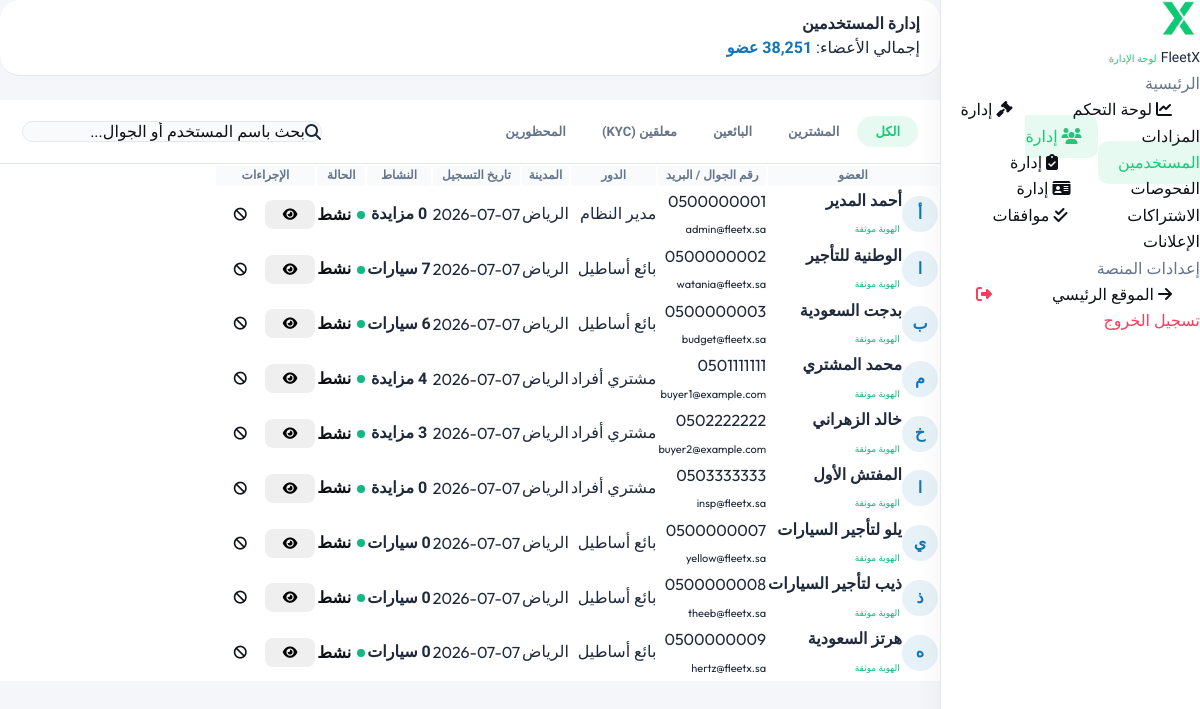
The page /admin/users.php (signed in) on the database its author committed.
### tables this page shows
CREATE TABLE IF NOT EXISTS `users` (
  `id`            INT AUTO_INCREMENT PRIMARY KEY,
  `full_name`     VARCHAR(120) NOT NULL,
  `mobile`        VARCHAR(20) NOT NULL UNIQUE,
  `email`         VARCHAR(150) UNIQUE,
  `password_hash` VARCHAR(255),
  `role`          ENUM('buyer','seller','inspector','admin') NOT NULL DEFAULT 'buyer',
  `national_id`   VARCHAR(20),
  `city`          VARCHAR(60),
  `nafath_verified` TINYINT(1) DEFAULT 0,
  `sanad_limit`   DECIMAL(12,2) DEFAULT 0.00 COMMENT 'Sanad promissory note bidding limit',
  `is_active`     TINYINT(1) DEFAULT 1,
  `wallet_balance` DECIMAL(12,2) DEFAULT 0.00,
  `created_at`    TIMESTAMP DEFAULT CURRENT_TIMESTAMP,
  `updated_at`    TIMESTAMP DEFAULT CURRENT_TIMESTAMP ON UPDATE CURRENT_TIMESTAMP,
  INDEX `idx_mobile` (`mobile`),
  INDEX `idx_role`   (`role`)
);

### config.php (called while the page is built, shortened)
<?php
try {
    $conn = new mysqli(DB_HOST, DB_USER, DB_PASS, DB_NAME);
    if ($conn->connect_error) {
        $db_connected = false;
        $db_error_msg = 'خطأ الاتصال: ' . $conn->connect_error;
    } else {
        $db_connected = true;
    }
} catch (Throwable $e) {
    $db_connected = false;
    $db_error_msg = 'استثناء الاتصال: ' . $e->getMessage();
}
function sanitize($data) {
    return htmlspecialchars(trim($data ?? ''), ENT_QUOTES, 'UTF-8');
}
?>

### admin/users.php (the view, shortened to what this page needs)
<?php
require_once '../config.php';
$total_users_count = 38247;
if ($db_connected) {
    $res_cnt = $conn->query("SELECT COUNT(*) FROM users");
    if ($res_cnt) {
        $db_cnt = intval($res_cnt->fetch_row()[0]);
        if ($db_cnt > 5) {
            $total_users_count += ($db_cnt - 5);
        }
    }
}
$users_list = [];
if ($db_connected) {
    $sql_users = "SELECT u.*,
                  (SELECT COUNT(*) FROM bids b WHERE b.user_id = u.id) AS bids_count,
                  (SELECT COUNT(*) FROM auctions a WHERE a.seller_id = u.id) AS list_count,
                  (SELECT SUM(current_price) FROM auctions a WHERE a.status = 'ended' AND (a.seller_id = u.id OR EXISTS(SELECT 1 FROM bids b WHERE b.auction_id = a.id AND b.user_id = u.id))) AS total_val
                  FROM users u
                  ORDER BY u.created_at DESC";
    $res_users = $conn->query($sql_users);
    if ($res_users && $res_users->num_rows > 0) {
        while ($row = $res_users->fetch_assoc()) {
            $row['phone'] = $row['mobile'] ?? '';
            $row['nid'] = $row['national_id'] ?? '';
            if (isset($row['is_active'])) {
                $row['status'] = $row['is_active'] ? 'active' : 'banned';
            } elseif (!isset($row['status'])) {
                $row['status'] = 'active';
            }
            $users_list[] = $row;
        }
    }
}
$admin_active = 'users';
?>
<!DOCTYPE html>
<html lang="ar" dir="rtl">
<head>
<?php include __DIR__ . '/head.inc.php'; ?>
</head>
<body class="admin-body">
<?php include __DIR__ . '/sidebar.inc.php'; ?>
<main class="admin-content">
  <div class="admin-topbar" style="background:#FFFFFF;border-bottom:1px solid var(--navy-mid)">
    <div style="display:flex;align-items:center;gap:var(--space-4)">
      <h2 style="font-size:var(--font-size-xl);color:#1E293B">إدارة المستخدمين</h2>
    </div>
    <div style="font-size:var(--font-size-sm);color:var(--gray-500)">
      إجمالي الأعضاء: <span style="font-weight:800;color:#0F75BC"><?php echo number_format($total_users_count); ?> عضو</span>
    </div>
  </div>
  <div class="admin-table-wrapper" style="margin-bottom:var(--space-6);background:#FFFFFF;border:1px solid var(--navy-mid)">
    <div class="tabs-row">
      <div style="display:flex;gap:var(--space-2)">
        <button class="user-tab-btn active" onclick="switchTab('all', this)">الكل</button>
        <button class="user-tab-btn" onclick="switchTab('buyer', this)">المشترين</button>
        <button class="user-tab-btn" onclick="switchTab('seller', this)">البائعين</button>
        <button class="user-tab-btn" onclick="switchTab('pending', this)">معلقين (KYC)</button>
        <button class="user-tab-btn" onclick="switchTab('banned', this)">المحظورين</button>
      </div>
      <div class="admin-search-bar" style="max-width:300px;background:#F8F9FA;border:1px solid var(--navy-mid)">
        <i class="fas fa-search" style="color:var(--gray-500)"></i>
        <input type="text" placeholder="بحث باسم المستخدم أو الجوال..." id="user-search" oninput="filterUsers()">
      </div>
    </div>
    <table class="admin-table" role="table">
      <thead>
        <tr>
          <th>العضو</th>
          <th>رقم الجوال / البريد</th>
          <th>الدور</th>
          <th>المدينة</th>
          <th>تاريخ التسجيل</th>
          <th>النشاط</th>
          <th>الحالة</th>
          <th>الإجراءات</th>
        </tr>
      </thead>
      <tbody id="users-table-body">
        <?php foreach ($users_list as $usr): ?>
          <tr data-role="<?php echo $usr['role']; ?>" data-status="<?php echo $usr['status']; ?>">
            <td>
              <div style="display:flex;align-items:center;gap:var(--space-3)">
                <div style="width:36px;height:36px;border-radius:50%;background:rgba(15,117,188,0.1);color:#0F75BC;display:flex;align-items:center;justify-content:center;font-weight:700">
                  <?php echo mb_substr($usr['full_name'], 0, 1, 'utf-8'); ?>
                </div>
                <div>
                  <div style="font-weight:600;font-size:var(--font-size-sm);color:#1E293B"><?php echo sanitize($usr['full_name']); ?></div>
                  <?php if ($usr['status'] == 'active'): ?>
                    <span style="font-size:9px;color:var(--success)"><i class="fas fa-shield-check"></i> الهوية موثقة</span>
                  <?php else: ?>
                    <span style="font-size:9px;color:var(--gray-400)"><i class="fas fa-shield-halved"></i> غير مكتمل</span>
                  <?php endif; ?>
                </div>
              </div>
            </td>
            <td style="font-family:var(--font-en);font-size:var(--font-size-sm);color:#1E293B">
              <?php echo sanitize($usr['phone']); ?><br>
              <span style="color:var(--gray-500);font-size:11px"><?php echo sanitize($usr['email']); ?></span>
            </td>
            <td style="color:#1E293B">
              <?php
                if ($usr['role'] == 'admin') echo 'مدير النظام';
                elseif ($usr['role'] == 'seller') echo 'بائع أساطيل';
                else echo 'مشتري أفراد';
              ?>
            </td>
            <td style="color:#1E293B"><?php echo sanitize($usr['city'] ?? 'الرياض'); ?></td>
            <td style="font-family:var(--font-en);font-size:var(--font-size-xs);color:#1E293B">
              <?php echo date('Y-m-d', strtotime($usr['created_at'])); ?>
            </td>
            <td style="text-align:center;font-weight:700;color:#1E293B">
              <?php
                if ($usr['role'] == 'seller') {
                  echo intval($usr['list_count'] ?? 0) . ' سيارات';
                } else {
                  echo intval($usr['bids_count'] ?? 0) . ' مزايدة';
                }
              ?>
            </td>
            <td>
              <?php if ($usr['status'] == 'active'): ?>
                <span class="status-dot active">نشط</span>
              <?php elseif ($usr['status'] == 'banned'): ?>
                <span class="status-dot rejected">محظور</span>
              <?php else: ?>
                <span class="status-dot pending">معلق</span>
              <?php endif; ?>
            </td>
            <td>
              <div style="display:flex;gap:var(--space-2)">
                <button class="btn btn-secondary btn-sm btn-icon" onclick="openDetailPanel('<?php echo $usr['id']; ?>', '<?php echo sanitize($usr['full_name']); ?>', '<?php echo sanitize($usr['phone']); ?>', '<?php echo sanitize($usr['email']); ?>', '<?php echo $usr['role']; ?>', '<?php echo sanitize($usr['city'] ?? 'الرياض'); ?>', '<?php echo date('Y-m-d', strtotime($usr['created_at'])); ?>', '<?php echo ($usr['role'] == 'seller') ? ($usr['list_count'] ?? 0) . ' سيارات' : ($usr['bids_count'] ?? 0) . ' مزايدة'; ?>', '<?php echo $usr['status']; ?>', '<?php echo sanitize($usr['nid'] ?? '—'); ?>', '<?php echo number_format($usr['total_val'] ?? 0); ?> ر.س', '<?php echo sanitize($usr['admin_notes'] ?? ''); ?>')"><i class="fas fa-eye"></i></button>
                <?php if ($usr['status'] === 'banned'): ?>
                  <a href="users.php?action=unban&id=<?php echo $usr['id']; ?>" class="btn btn-success btn-sm btn-icon" title="فك الحظر"><i class="fas fa-check-circle"></i></a>
                <?php else: ?>
                  <a href="users.php?action=ban&id=<?php echo $usr['id']; ?>" class="btn btn-danger btn-sm btn-icon" title="حظر" onclick="return confirm('هل أنت متأكد من حظر حساب هذا المستخدم؟')"><i class="fas fa-ban"></i></a>
                <?php endif; ?>
              </div>
            </td>
          </tr>
        <?php endforeach; ?>
      </tbody>
    </table>
  </div>
</main>
</body>
</html>

### admin/head.inc.php (shortened to what this page needs)
<link rel="stylesheet" href="/assets/css/fleetx.css">
<link rel="stylesheet" href="https://cdnjs.cloudflare.com/ajax/libs/font-awesome/6.5.0/css/all.min.css">
<link rel="stylesheet" href="/assets/css/admin.css">

### admin/sidebar.inc.php
<?php
$admin_active = $admin_active ?? '';
?>
<aside class="admin-sidebar" id="admin-sidebar" role="complementary" aria-label="القائمة الجانبية">
  <div class="admin-sidebar-header">
    <a href="/index.php" class="navbar-brand">
      <img src="/assets/images/logo.png" alt="FleetX" style="height:36px;">
      <div class="navbar-brand-text">
        <span class="brand-ar" style="font-size:14px;color:#1E293B">FleetX</span>
        <span class="brand-en" style="font-size:10px;color:#1bc976">لوحة الإدارة</span>
      </div>
    </a>
  </div>
  <nav class="admin-nav" role="navigation" aria-label="قائمة الإدارة">
    <div class="admin-nav-section" style="color:var(--text-muted)">الرئيسية</div>
    <a href="index.php" class="admin-nav-link<?= $admin_active === 'dashboard' ? ' active' : '' ?>" id="nav-dashboard">
      <i class="fas fa-chart-line"></i> لوحة التحكم
    </a>
    <a href="auctions.php" class="admin-nav-link<?= $admin_active === 'auctions' ? ' active' : '' ?>" id="nav-auctions">
      <i class="fas fa-gavel"></i> إدارة المزادات
    </a>
    <a href="users.php" class="admin-nav-link<?= $admin_active === 'users' ? ' active' : '' ?>" id="nav-users">
      <i class="fas fa-users"></i> إدارة المستخدمين
    </a>
    <a href="inspections.php" class="admin-nav-link<?= $admin_active === 'inspections' ? ' active' : '' ?>" id="nav-inspections">
      <i class="fas fa-clipboard-check"></i> إدارة الفحوصات
    </a>
    <a href="subscriptions.php" class="admin-nav-link<?= $admin_active === 'subscriptions' ? ' active' : '' ?>" id="nav-subscriptions">
      <i class="fas fa-id-card"></i> إدارة الاشتراكات
    </a>
    <a href="approvals.php" class="admin-nav-link<?= $admin_active === 'approvals' ? ' active' : '' ?>" id="nav-approvals">
      <i class="fas fa-check-double"></i> موافقات الإعلانات
    </a>
    <div class="admin-nav-section" style="color:var(--text-muted)">إعدادات المنصة</div>
    <a href="/index.php" class="admin-nav-link">
      <i class="fas fa-arrow-right"></i> الموقع الرئيسي
    </a>
    <a href="/logout.php" class="admin-nav-link" style="color:var(--danger) !important">
      <i class="fas fa-right-from-bracket"></i> تسجيل الخروج
    </a>
  </nav>
</aside>

### assets/css/fleetx.css (style rules this page uses)
:root { --bg-light: #f4f6f9; --bg-white: #ffffff; --bg-card: #ffffff; --bg-section-alt: #f0f3f8; --bg-dark: #060c16; --bg-darker: #03070e; --bg-dark-surface: #0d1626; --primary: #1bc976; --primary-hover: #15b567; --primary-light: rgba(27, 201, 118, 0.08); --primary-border: rgba(27, 201, 118, 0.25); --primary-gradient: linear-gradient(135deg, #1bc976 0%, #0ea5e9 100%); --primary-gradient-hover: linear-gradient(135deg, #15b567 0%, #0891d6 100%); --primary-gradient-solid: #1bc976; --text-dark: #0d1117; --text-body: #1e293b; --text-muted: #64748b; --text-light: #ffffff; --text-light-muted: #94a3b8; --text-light-soft: rgba(255,255,255,0.75); --border-light: #e2e8f0; --border-medium: #cbd5e1; --border-dark: #1e293b; --success: #10b981; --success-pale: rgba(16, 185, 129, 0.08); --warning: #f59e0b; --warning-pale: rgba(245, 158, 11, 0.08); --danger: #f43f5e; --danger-pale: rgba(244, 63, 94, 0.08); --info: #0ea5e9; --info-pale: rgba(14, 165, 233, 0.08); --primary-emerald: #1bc976; --primary-turquoise: #0ea5e9; --font-ar: 'Tajawal', sans-serif; --font-en: 'Outfit', sans-serif; --section-py: 100px; --section-py-sm: 60px; --radius-xs: 4px; --radius-sm: 8px; --radius-md: 14px; --radius-lg: 20px; --radius-xl: 28px; --radius-2xl: 40px; --radius-round: 9999px; --transition: all 0.3s cubic-bezier(0.4, 0, 0.2, 1); --transition-slow: all 0.6s cubic-bezier(0.4, 0, 0.2, 1); --shadow-card: none !important; --shadow-card-hover: none !important; --shadow-dark: none !important; }
* { margin: 0; padding: 0; box-sizing: border-box; }
html { scroll-behavior: smooth; direction: rtl; }
body { font-family: var(--font-ar); background-color: var(--bg-light); color: var(--text-body); line-height: 1.65; -webkit-font-smoothing: antialiased; -moz-osx-font-smoothing: grayscale; overflow-x: clip; min-height: 100vh; }
a { color: inherit; text-decoration: none; transition: var(--transition); }
h1, h2, h3, h4, h5, h6 { font-weight: 800; color: var(--text-dark); line-height: 1.3; }
.btn { display: inline-flex; align-items: center; justify-content: center; gap: 8px; padding: 12px 28px; font-size: 15px; font-weight: 700; border-radius: var(--radius-sm); cursor: pointer; transition: var(--transition); border: none; outline: none; font-family: var(--font-ar); text-decoration: none; }
.btn-sm { padding: 8px 18px; font-size: 13px; }
html, body { overflow-x: clip; width: 100%; max-width: 100vw; }
html { scroll-behavior: smooth; }
a, button, .btn, input, select, textarea { transition: color 0.2s ease, background 0.2s ease, border-color 0.2s ease, box-shadow 0.2s ease, transform 0.2s ease; }

### assets/css/admin.css (style rules this page uses)
body.admin-body { background: var(--gray-900); min-height: 100vh; }
.admin-sidebar { width: 260px; background: var(--navy-light); border-left: 1px solid var(--glass-border); display: flex; flex-direction: column; position: fixed; top: 0; right: 0; bottom: 0; z-index: var(--z-sticky); overflow-y: auto; transition: transform var(--transition); }
.admin-content { margin-right: 260px; min-height: 100vh; padding: var(--space-8); }
.admin-search-bar { display: flex; align-items: center; gap: var(--space-3); background: var(--glass-bg); border: 1px solid var(--glass-border); border-radius: var(--radius); padding: var(--space-2) var(--space-4); flex: 1; }
.admin-search-bar input { background: none; border: none; color: var(--white); font-family: inherit; font-size: var(--font-size-sm); outline: none; flex: 1; }
.admin-search-bar input::placeholder { color: var(--gray-500); }
.status-dot { display: inline-flex; align-items: center; gap: 6px; font-size: var(--font-size-xs); font-weight: 600; }
.status-dot::before { content: ''; width: 8px; height: 8px; border-radius: 50%; }
.status-dot.active::before { background: var(--success); }

### rows shown on the page
users: full_name "أ", full_name "أحمد المدير", mobile "0500000001", email "admin@fleetx.sa", role "مدير النظام", city "الرياض", created_at "2026-07-07", bids_count "0"
users: full_name "ا", full_name "الوطنية للتأجير", mobile "0500000002", email "watania@fleetx.sa", role "بائع أساطيل", city "الرياض", created_at "2026-07-07"
users: full_name "ب", full_name "بدجت السعودية", mobile "0500000003", email "budget@fleetx.sa", role "بائع أساطيل", city "الرياض", created_at "2026-07-07"
users: full_name "م", full_name "محمد المشتري", mobile "0501111111", email "buyer1@example.com", role "مشتري أفراد", city "الرياض", created_at "2026-07-07", bids_count "4"
users: full_name "خ", full_name "خالد الزهراني", mobile "0502222222", email "buyer2@example.com", role "مشتري أفراد", city "الرياض", created_at "2026-07-07", bids_count "3"
users: full_name "ا", full_name "المفتش الأول", mobile "0503333333", email "insp@fleetx.sa", role "مشتري أفراد", city "الرياض", created_at "2026-07-07", bids_count "0"
users: full_name "ي", full_name "يلو لتأجير السيارات", mobile "0500000007", email "yellow@fleetx.sa", role "بائع أساطيل", city "الرياض", created_at "2026-07-07"
users: full_name "ذ", full_name "ذيب لتأجير السيارات", mobile "0500000008", email "theeb@fleetx.sa", role "بائع أساطيل", city "الرياض", created_at "2026-07-07"
users: full_name "ه", full_name "هرتز السعودية", mobile "0500000009", email "hertz@fleetx.sa", role "بائع أساطيل", city "الرياض", created_at "2026-07-07"

### other values the page prints
$total_users_count "38,251"
